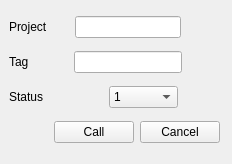
<?xml version="1.0" encoding="UTF-8"?>
<ui version="4.0">
 <class>Form</class>
 <widget class="QWidget" name="Form">
  <property name="geometry">
   <rect>
    <x>0</x>
    <y>0</y>
    <width>232</width>
    <height>164</height>
   </rect>
  </property>
  <property name="windowTitle">
   <string>Form</string>
  </property>
  <widget class="QWidget" name="gridLayoutWidget">
   <property name="geometry">
    <rect>
     <x>9</x>
     <y>9</y>
     <width>211</width>
     <height>141</height>
    </rect>
   </property>
   <layout class="QGridLayout" name="gridLayout">
    <item row="0" column="0">
     <layout class="QHBoxLayout" name="horizontalLayout">
      <item>
       <widget class="QLabel" name="label">
        <property name="text">
         <string>Project</string>
        </property>
       </widget>
      </item>
      <item>
       <spacer name="horizontalSpacer_6">
        <property name="orientation">
         <enum>Qt::Horizontal</enum>
        </property>
        <property name="sizeHint" stdset="0">
         <size>
          <width>22</width>
          <height>20</height>
         </size>
        </property>
       </spacer>
      </item>
      <item>
       <widget class="QLineEdit" name="lineEdit"/>
      </item>
      <item>
       <spacer name="horizontalSpacer_3">
        <property name="orientation">
         <enum>Qt::Horizontal</enum>
        </property>
        <property name="sizeHint" stdset="0">
         <size>
          <width>40</width>
          <height>20</height>
         </size>
        </property>
       </spacer>
      </item>
     </layout>
    </item>
    <item row="1" column="0">
     <layout class="QHBoxLayout" name="horizontalLayout_2">
      <item>
       <widget class="QLabel" name="label_2">
        <property name="text">
         <string>Tag</string>
        </property>
       </widget>
      </item>
      <item>
       <spacer name="horizontalSpacer_5">
        <property name="orientation">
         <enum>Qt::Horizontal</enum>
        </property>
        <property name="sizeHint" stdset="0">
         <size>
          <width>40</width>
          <height>20</height>
         </size>
        </property>
       </spacer>
      </item>
      <item>
       <widget class="QLineEdit" name="lineEdit_2"/>
      </item>
      <item>
       <spacer name="horizontalSpacer_4">
        <property name="orientation">
         <enum>Qt::Horizontal</enum>
        </property>
        <property name="sizeHint" stdset="0">
         <size>
          <width>39</width>
          <height>20</height>
         </size>
        </property>
       </spacer>
      </item>
     </layout>
    </item>
    <item row="2" column="0">
     <layout class="QHBoxLayout" name="horizontalLayout_3">
      <item>
       <widget class="QLabel" name="label_3">
        <property name="text">
         <string>Status</string>
        </property>
       </widget>
      </item>
      <item>
       <spacer name="horizontalSpacer_7">
        <property name="orientation">
         <enum>Qt::Horizontal</enum>
        </property>
        <property name="sizeType">
         <enum>QSizePolicy::Preferred</enum>
        </property>
        <property name="sizeHint" stdset="0">
         <size>
          <width>24</width>
          <height>20</height>
         </size>
        </property>
       </spacer>
      </item>
      <item>
       <widget class="QComboBox" name="comboBox">
        <property name="enabled">
         <bool>true</bool>
        </property>
        <property name="layoutDirection">
         <enum>Qt::LeftToRight</enum>
        </property>
        <item>
         <property name="text">
          <string>1</string>
         </property>
        </item>
        <item>
         <property name="text">
          <string>2</string>
         </property>
        </item>
        <item>
         <property name="text">
          <string>3</string>
         </property>
        </item>
        <item>
         <property name="text">
          <string>4</string>
         </property>
        </item>
        <item>
         <property name="text">
          <string>5</string>
         </property>
        </item>
        <item>
         <property name="text">
          <string>6</string>
         </property>
        </item>
       </widget>
      </item>
      <item>
       <spacer name="horizontalSpacer">
        <property name="orientation">
         <enum>Qt::Horizontal</enum>
        </property>
        <property name="sizeType">
         <enum>QSizePolicy::Preferred</enum>
        </property>
        <property name="sizeHint" stdset="0">
         <size>
          <width>42</width>
          <height>20</height>
         </size>
        </property>
       </spacer>
      </item>
     </layout>
    </item>
    <item row="3" column="0">
     <layout class="QHBoxLayout" name="horizontalLayout_4">
      <item>
       <spacer name="horizontalSpacer_2">
        <property name="orientation">
         <enum>Qt::Horizontal</enum>
        </property>
        <property name="sizeType">
         <enum>QSizePolicy::Maximum</enum>
        </property>
        <property name="sizeHint" stdset="0">
         <size>
          <width>64</width>
          <height>20</height>
         </size>
        </property>
       </spacer>
      </item>
      <item>
       <widget class="QPushButton" name="pushButton">
        <property name="sizePolicy">
         <sizepolicy hsizetype="MinimumExpanding" vsizetype="Fixed">
          <horstretch>0</horstretch>
          <verstretch>0</verstretch>
         </sizepolicy>
        </property>
        <property name="minimumSize">
         <size>
          <width>0</width>
          <height>0</height>
         </size>
        </property>
        <property name="maximumSize">
         <size>
          <width>16777214</width>
          <height>16777215</height>
         </size>
        </property>
        <property name="text">
         <string>Call</string>
        </property>
       </widget>
      </item>
      <item>
       <widget class="QPushButton" name="pushButton_2">
        <property name="sizePolicy">
         <sizepolicy hsizetype="MinimumExpanding" vsizetype="Maximum">
          <horstretch>0</horstretch>
          <verstretch>0</verstretch>
         </sizepolicy>
        </property>
        <property name="text">
         <string>Cancel</string>
        </property>
       </widget>
      </item>
     </layout>
    </item>
   </layout>
  </widget>
 </widget>
 <resources/>
 <connections/>
</ui>
